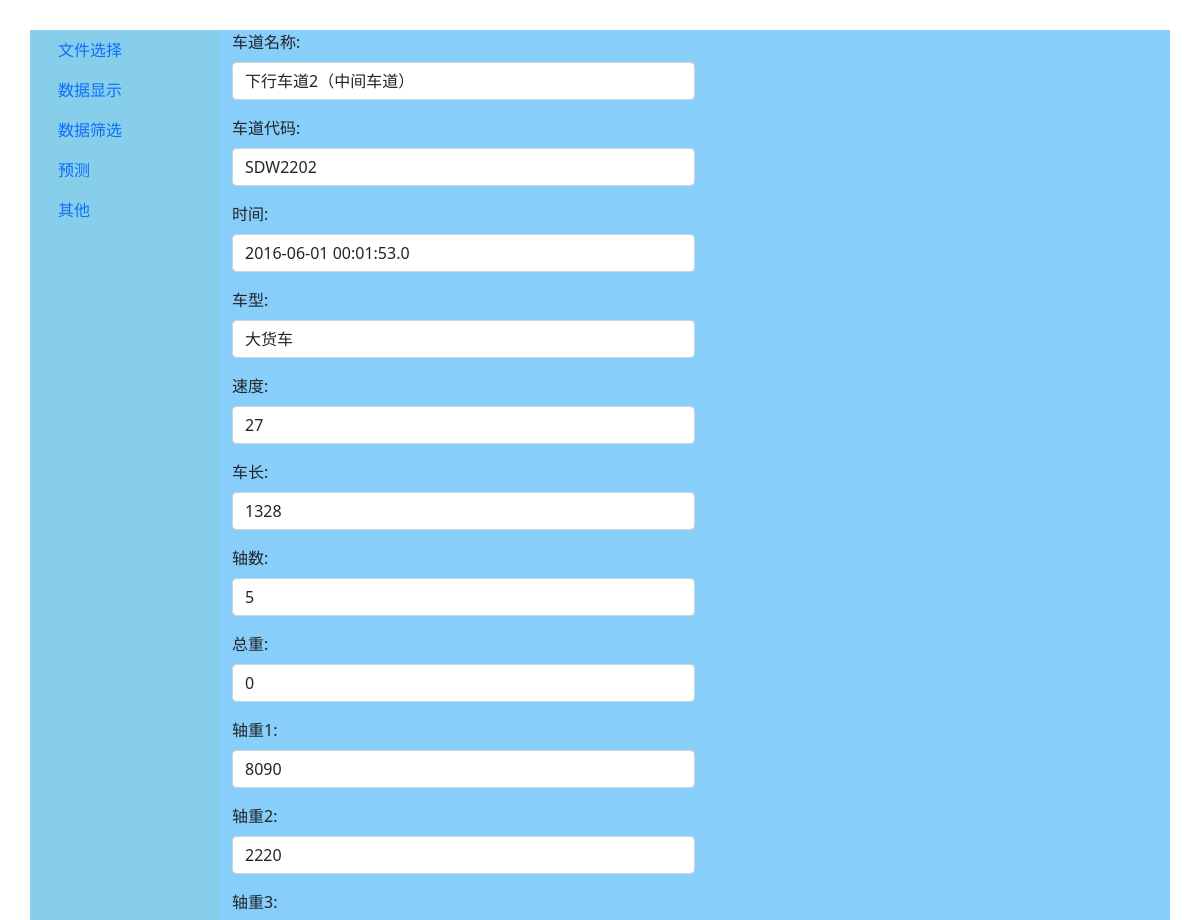
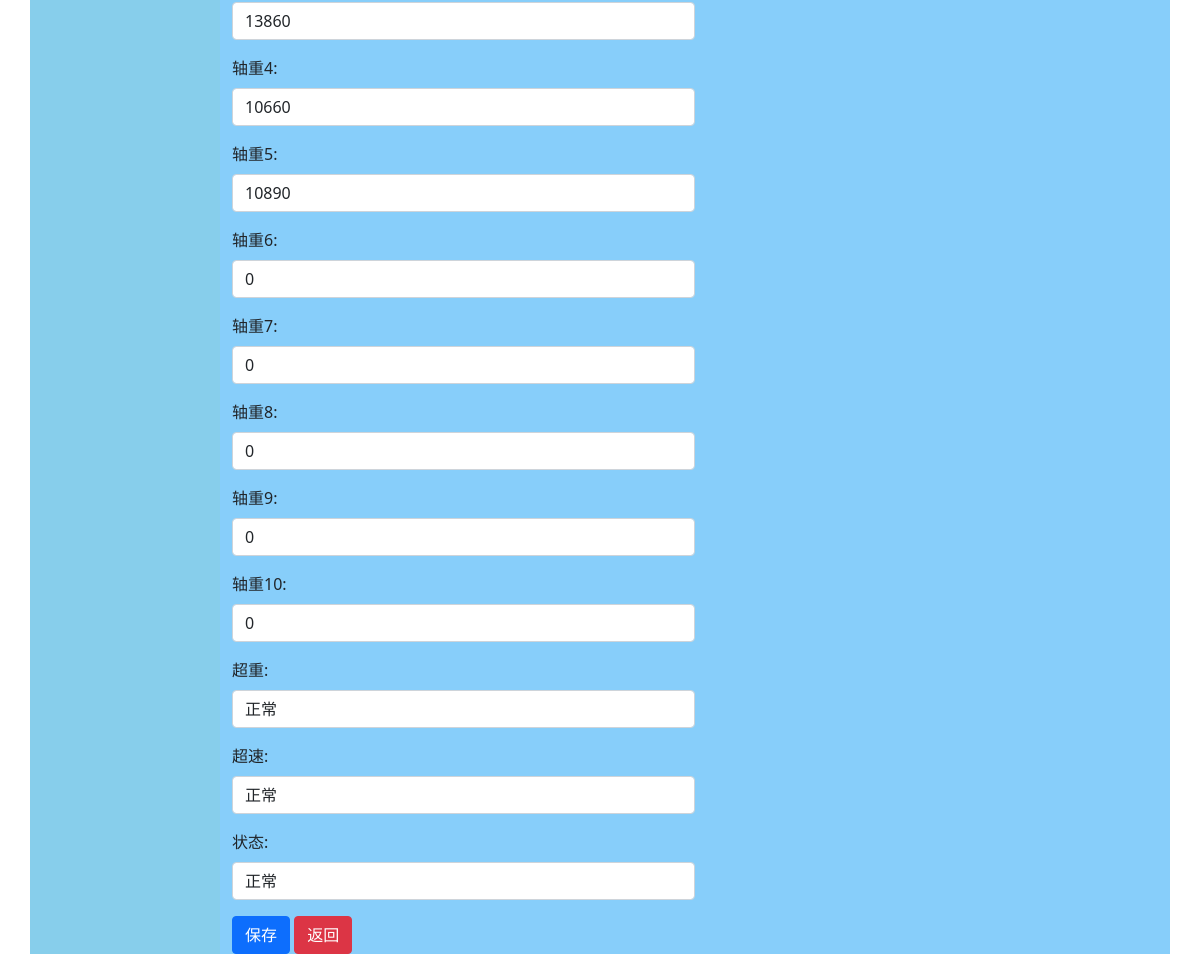
The page /tfp/119742/update/ on the database its author committed (2 pictures, top to bottom).
### trafficflowprediction/models.py (models this page shows)
class CarInfo(models.Model):
    lane_name = models.CharField(max_length=15)
    lane_code = models.CharField(max_length=7)
    time = models.CharField(max_length=22)
    car_type = models.CharField(max_length=3)
    speed = models.PositiveSmallIntegerField()
    car_length = models.PositiveSmallIntegerField()
    axles = models.PositiveSmallIntegerField()
    total_weight = models.PositiveSmallIntegerField()
    axle1_weight = models.PositiveSmallIntegerField()
    axle2_weight = models.PositiveSmallIntegerField()
    axle3_weight = models.PositiveSmallIntegerField()
    axle4_weight = models.PositiveSmallIntegerField()
    axle5_weight = models.PositiveSmallIntegerField()
    axle6_weight = models.PositiveSmallIntegerField()
    axle7_weight = models.PositiveSmallIntegerField()
    axle8_weight = models.PositiveSmallIntegerField()
    axle9_weight = models.PositiveSmallIntegerField()
    axle10_weight = models.PositiveSmallIntegerField()
    overload = models.CharField(max_length=5)
    overspeed = models.CharField(max_length=5)
    state = models.CharField(max_length=5)
    class Meta:
        permissions = ()

### trafficflowprediction/views.py (the view)
# urls.py: path('<int:pk>/update/', Update.as_view(), name='update'),
class Update(UpdateView):
    form_class = CarInfoForm
    model = CarInfo
    template_name = 'trafficflowprediction/update.html'
    success_url = reverse_lazy('trafficflowprediction:show', kwargs={'p': 1})

### trafficflowprediction/templatetags/mytag.py (called while the page is built)
@register.filter
def label_class(value, cls):
    return value.label_tag(attrs={'class': cls})

### trafficflowprediction/templates/trafficflowprediction/update.html (shortened to what this page needs)
{% extends 'trafficflowprediction/base.html' %}
{% load mytag %}
{% block data_content %}
    <form action="{% url 'trafficflowprediction:update' object.pk %}" method="post">
    {% for item in form %}
      <div class="col-md-6 mb-3">
        {{ item|label_class:'form-label' }}
        {{ item }}
      </div>
    {% endfor %}
    <button type="submit" class="btn btn-primary">保存</button>
    <a class="btn btn-danger" href="{% url 'trafficflowprediction:detail' object.pk %}">返回</a>
  </form>
{% endblock %}

### rows shown on the page
CarInfo: form "车道名称:" "车道代码:" "时间:" "车型:" "速度:" "车长:" "轴数:" "总重:" "轴重1:" "轴重2:" "轴重3:" "轴重4:" "轴重5:" "轴重6:" "轴重7:" "轴重8:" "轴重9:" "轴重10:" "超重:" "超速:" "状态:", form "下行车道2（中间车道）" "SDW2202" "2016-06-01 00:01:53.0" "大货车" "27" "1328" "5" "0" "8090" "2220" "13860" "10660" "10890" "0" "0" "0" "0" "0" "正常" "正常" "正常"
